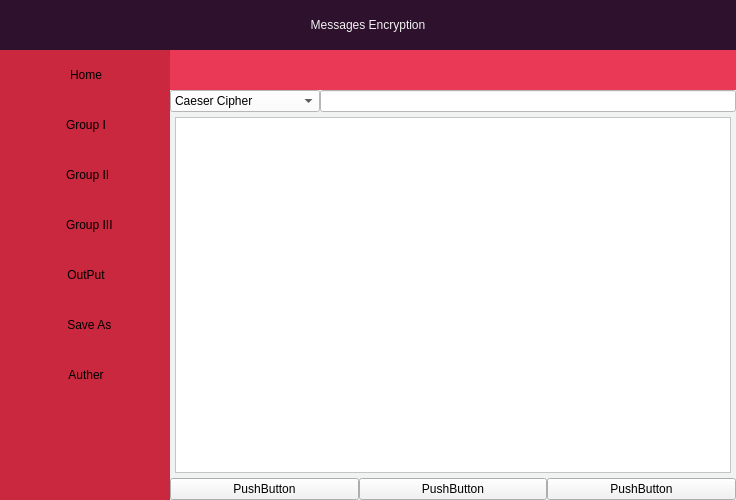
<?xml version="1.0" encoding="UTF-8"?>
<ui version="4.0">
 <class>MainWindow</class>
 <widget class="QMainWindow" name="MainWindow">
  <property name="geometry">
   <rect>
    <x>0</x>
    <y>0</y>
    <width>736</width>
    <height>500</height>
   </rect>
  </property>
  <property name="windowTitle">
   <string>MainWindow</string>
  </property>
  <widget class="QWidget" name="centralWidget">
   <layout class="QHBoxLayout" name="horizontalLayout">
    <item>
     <widget class="QWidget" name="BackGround" native="true">
      <property name="styleSheet">
       <string notr="true">background-color: rgb(241, 242, 242);</string>
      </property>
      <layout class="QGridLayout" name="gridLayout">
       <item row="0" column="0" colspan="2">
        <widget class="QWidget" name="Header" native="true">
         <property name="minimumSize">
          <size>
           <width>700</width>
           <height>50</height>
          </size>
         </property>
         <property name="maximumSize">
          <size>
           <width>16777215</width>
           <height>100</height>
          </size>
         </property>
         <property name="layoutDirection">
          <enum>Qt::LeftToRight</enum>
         </property>
         <property name="styleSheet">
          <string notr="true">background-color: rgb(46, 17, 45);</string>
         </property>
         <layout class="QVBoxLayout" name="verticalLayout_2">
          <item>
           <widget class="QLabel" name="PrgramName">
            <property name="styleSheet">
             <string notr="true">color: rgb(241, 242, 242);
font: 75 20pt &quot;Agency FB&quot;;</string>
            </property>
            <property name="text">
             <string>Messages Encryption</string>
            </property>
            <property name="alignment">
             <set>Qt::AlignCenter</set>
            </property>
           </widget>
          </item>
         </layout>
        </widget>
       </item>
       <item row="1" column="0">
        <widget class="QWidget" name="widget" native="true">
         <property name="minimumSize">
          <size>
           <width>170</width>
           <height>0</height>
          </size>
         </property>
         <property name="styleSheet">
          <string notr="true">background-color: rgb(201, 40, 62);</string>
         </property>
         <widget class="QWidget" name="">
          <property name="geometry">
           <rect>
            <x>0</x>
            <y>0</y>
            <width>172</width>
            <height>352</height>
           </rect>
          </property>
          <layout class="QVBoxLayout" name="verticalLayout">
           <property name="spacing">
            <number>0</number>
           </property>
           <property name="sizeConstraint">
            <enum>QLayout::SetDefaultConstraint</enum>
           </property>
           <item>
            <widget class="QPushButton" name="HomeButton">
             <property name="minimumSize">
              <size>
               <width>170</width>
               <height>50</height>
              </size>
             </property>
             <property name="styleSheet">
              <string notr="true">QPushButton#HomeButton {
   		background-color: &quot;#C9283E&quot;;
		color: &quot;#F1F2F2&quot;;
		Border:0px;			
		font: 75 18pt &quot;Arial&quot;;
}

QPushButton#HomeButton:hover {
    
		background-color: &quot;#C9283E&quot;;
		color: &quot;#F1F2F2&quot;;
		Border:0px;		
		font: 75 20pt &quot;Arial&quot;;
		
		background-image: url(:/Images/Hover.jpg);
}

QPushButton#HomeButton:pressed {
        
		background-color: &quot;#EA6380&quot;;
		color: &quot;#2E112D&quot;;
		Border:0px;		
		font: 75 20pt &quot;Arial&quot;;
		
	background-image: url(:/Images/bk.jpg);
}
</string>
             </property>
             <property name="text">
              <string>Home</string>
             </property>
            </widget>
           </item>
           <item>
            <widget class="QPushButton" name="Group1Button">
             <property name="minimumSize">
              <size>
               <width>170</width>
               <height>50</height>
              </size>
             </property>
             <property name="styleSheet">
              <string notr="true">QPushButton#Group1Button {
   		background-color: &quot;#C9283E&quot;;
		color: &quot;#F1F2F2&quot;;
		Border:0px;		
		font: 75 18pt &quot;Arial&quot;;
}

QPushButton#Group1Button:hover {
    
		background-color: &quot;#C9283E&quot;;
		color: &quot;#F1F2F2&quot;;
		Border:0px;		
		font: 75 20pt &quot;Arial&quot;;
		background-image: url(:/Images/Hover.jpg);
}

QPushButton#Group1Button:pressed {
        
		background-color: &quot;#EA6380&quot;;
		color: &quot;#2E112D&quot;;
		Border:0px;		
		font: 75 18pt &quot;Arial&quot;;
		background-image: url(:/Images/bk.jpg);
}</string>
             </property>
             <property name="text">
              <string>Group I</string>
             </property>
            </widget>
           </item>
           <item>
            <widget class="QPushButton" name="Group2Button">
             <property name="minimumSize">
              <size>
               <width>170</width>
               <height>50</height>
              </size>
             </property>
             <property name="styleSheet">
              <string notr="true">QPushButton#Group2Button {
   		background-color: &quot;#C9283E&quot;;
		color: &quot;#F1F2F2&quot;;
		Border:0px;		
		font: 75 18pt &quot;Arial&quot;;
}

QPushButton#Group2Button:hover {
    
		background-color: &quot;#C9283E&quot;;
		color: &quot;#F1F2F2&quot;;
		Border:0px;		
		font: 75 20pt &quot;Arial&quot;;
		
		background-image: url(:/Images/Hover.jpg);
}

QPushButton#Group2Button:pressed {
        
		background-color: &quot;#EA6380&quot;;
		color: &quot;#2E112D&quot;;
		Border:0px;		
		font: 75 18pt &quot;Arial&quot;;
		
	background-image: url(:/Images/bk.jpg);
}</string>
             </property>
             <property name="text">
              <string> Group II</string>
             </property>
            </widget>
           </item>
           <item>
            <widget class="QPushButton" name="Group3Button">
             <property name="minimumSize">
              <size>
               <width>170</width>
               <height>50</height>
              </size>
             </property>
             <property name="styleSheet">
              <string notr="true">QPushButton#Group3Button {
   		background-color: &quot;#C9283E&quot;;
		color: &quot;#F1F2F2&quot;;
		Border:0px;		
		font: 75 18pt &quot;Arial&quot;;
}

QPushButton#Group3Button:hover {
    
		background-color: &quot;#C9283E&quot;;
		color: &quot;#F1F2F2&quot;;
		Border:0px;		
		font: 75 20pt &quot;Arial&quot;;
		background-image: url(:/Images/Hover.jpg);
}

QPushButton#Group3Button:pressed {
        
		background-color: &quot;#EA6380&quot;;
		color: &quot;#2E112D&quot;;
		Border:0px;		
		font: 75 18pt &quot;Arial&quot;;
		
	background-image: url(:/Images/bk.jpg);
}</string>
             </property>
             <property name="text">
              <string>  Group III</string>
             </property>
            </widget>
           </item>
           <item>
            <widget class="QPushButton" name="OutputButton">
             <property name="minimumSize">
              <size>
               <width>170</width>
               <height>50</height>
              </size>
             </property>
             <property name="styleSheet">
              <string notr="true">QPushButton#OutputButton {
   		background-color: &quot;#C9283E&quot;;
		color: &quot;#F1F2F2&quot;;
		Border:0px;		
		font: 75 18pt &quot;Arial&quot;;
}

QPushButton#OutputButton:hover {
    
		background-color: &quot;#C9283E&quot;;
		color: &quot;#F1F2F2&quot;;
		Border:0px;		
		font: 75 20pt &quot;Arial&quot;;
		background-image: url(:/Images/Hover.jpg);
}

QPushButton#OutputButton:pressed {
        
		background-color: &quot;#EA6380&quot;;
		color: &quot;#2E112D&quot;;
		Border:0px;		
		font: 75 18pt &quot;Arial&quot;;
		background-image: url(:/Images/bk.jpg);	
}</string>
             </property>
             <property name="text">
              <string>OutPut</string>
             </property>
            </widget>
           </item>
           <item>
            <widget class="QPushButton" name="SaveAsButton">
             <property name="minimumSize">
              <size>
               <width>170</width>
               <height>50</height>
              </size>
             </property>
             <property name="styleSheet">
              <string notr="true">QPushButton#SaveAsButton {
   		background-color: &quot;#C9283E&quot;;
		color: &quot;#F1F2F2&quot;;
		Border:0px;		
		font: 75 18pt &quot;Arial&quot;;
}

QPushButton#SaveAsButton:hover {
    
		background-color: &quot;#C9283E&quot;;
		color: &quot;#F1F2F2&quot;;
		Border:0px;		
		font: 75 20pt &quot;Arial&quot;;
		background-image: url(:/Images/Hover.jpg);
}

QPushButton#SaveAsButton:pressed {
        
		background-color: &quot;#EA6380&quot;;
		color: &quot;#2E112D&quot;;
		Border:0px;		
		font: 75 18pt &quot;Arial&quot;;
		background-image: url(:/Images/bk.jpg);
}</string>
             </property>
             <property name="text">
              <string>  Save As</string>
             </property>
            </widget>
           </item>
           <item>
            <widget class="QPushButton" name="Auther_Button">
             <property name="minimumSize">
              <size>
               <width>170</width>
               <height>50</height>
              </size>
             </property>
             <property name="styleSheet">
              <string notr="true">QPushButton#Auther_Button {
   		background-color: &quot;#C9283E&quot;;
		color: &quot;#F1F2F2&quot;;
		Border:0px;		
		font: 75 18pt &quot;Arial&quot;;
}

QPushButton#Auther_Button:hover {
    
		background-color: &quot;#C9283E&quot;;
		color: &quot;#F1F2F2&quot;;
		Border:0px;		
		font: 75 20pt &quot;Arial&quot;;
		background-image: url(:/Images/Hover.jpg);
}

QPushButton#Auther_Button:pressed {
        
		background-color: &quot;#EA6380&quot;;
		color: &quot;#2E112D&quot;;
		Border:0px;		
		font: 75 18pt &quot;Arial&quot;;
		background-image: url(:/Images/bk.jpg);
}</string>
             </property>
             <property name="text">
              <string>Auther</string>
             </property>
            </widget>
           </item>
          </layout>
         </widget>
        </widget>
       </item>
       <item row="1" column="1">
        <widget class="QStackedWidget" name="stackedWidget">
         <property name="styleSheet">
          <string notr="true"/>
         </property>
         <property name="currentIndex">
          <number>1</number>
         </property>
         <widget class="QWidget" name="Home">
          <property name="minimumSize">
           <size>
            <width>0</width>
            <height>40</height>
           </size>
          </property>
         </widget>
         <widget class="QWidget" name="Group1">
          <layout class="QGridLayout" name="gridLayout_2">
           <item row="3" column="0">
            <layout class="QHBoxLayout" name="horizontalLayout_2">
             <item>
              <widget class="QPushButton" name="pushButton">
               <property name="text">
                <string>PushButton</string>
               </property>
              </widget>
             </item>
             <item>
              <widget class="QPushButton" name="pushButton_2">
               <property name="text">
                <string>PushButton</string>
               </property>
              </widget>
             </item>
             <item>
              <widget class="QPushButton" name="pushButton_3">
               <property name="text">
                <string>PushButton</string>
               </property>
              </widget>
             </item>
            </layout>
           </item>
           <item row="1" column="0">
            <layout class="QFormLayout" name="formLayout">
             <item row="0" column="0">
              <widget class="QComboBox" name="comboBox">
               <property name="minimumSize">
                <size>
                 <width>150</width>
                 <height>0</height>
                </size>
               </property>
               <property name="styleSheet">
                <string notr="true">background-color: rgb(255, 255, 255);</string>
               </property>
               <item>
                <property name="text">
                 <string>Caeser Cipher</string>
                </property>
               </item>
               <item>
                <property name="text">
                 <string>Atbsh Cipher</string>
                </property>
               </item>
               <item>
                <property name="text">
                 <string>ROT13 Cipher</string>
                </property>
               </item>
              </widget>
             </item>
             <item row="0" column="1">
              <widget class="QLineEdit" name="lineEdit">
               <property name="styleSheet">
                <string notr="true">background-color: rgb(255, 255, 255);</string>
               </property>
              </widget>
             </item>
            </layout>
           </item>
           <item row="2" column="0">
            <widget class="QTextEdit" name="textEdit">
             <property name="styleSheet">
              <string notr="true">background-color: rgb(255, 255, 255);
margin:5px;</string>
             </property>
             <property name="frameShape">
              <enum>QFrame::StyledPanel</enum>
             </property>
             <property name="frameShadow">
              <enum>QFrame::Sunken</enum>
             </property>
             <property name="lineWidth">
              <number>1</number>
             </property>
            </widget>
           </item>
           <item row="0" column="0">
            <widget class="QWidget" name="widget_2" native="true">
             <property name="minimumSize">
              <size>
               <width>0</width>
               <height>40</height>
              </size>
             </property>
             <property name="styleSheet">
              <string notr="true">background-color: rgb(234, 57, 87);</string>
             </property>
            </widget>
           </item>
          </layout>
         </widget>
         <widget class="QWidget" name="Group2"/>
         <widget class="QWidget" name="Group3"/>
         <widget class="QWidget" name="output"/>
         <widget class="QWidget" name="Auther"/>
        </widget>
       </item>
      </layout>
     </widget>
    </item>
   </layout>
  </widget>
 </widget>
 <layoutdefault spacing="0" margin="0"/>
 <resources/>
 <connections/>
</ui>
